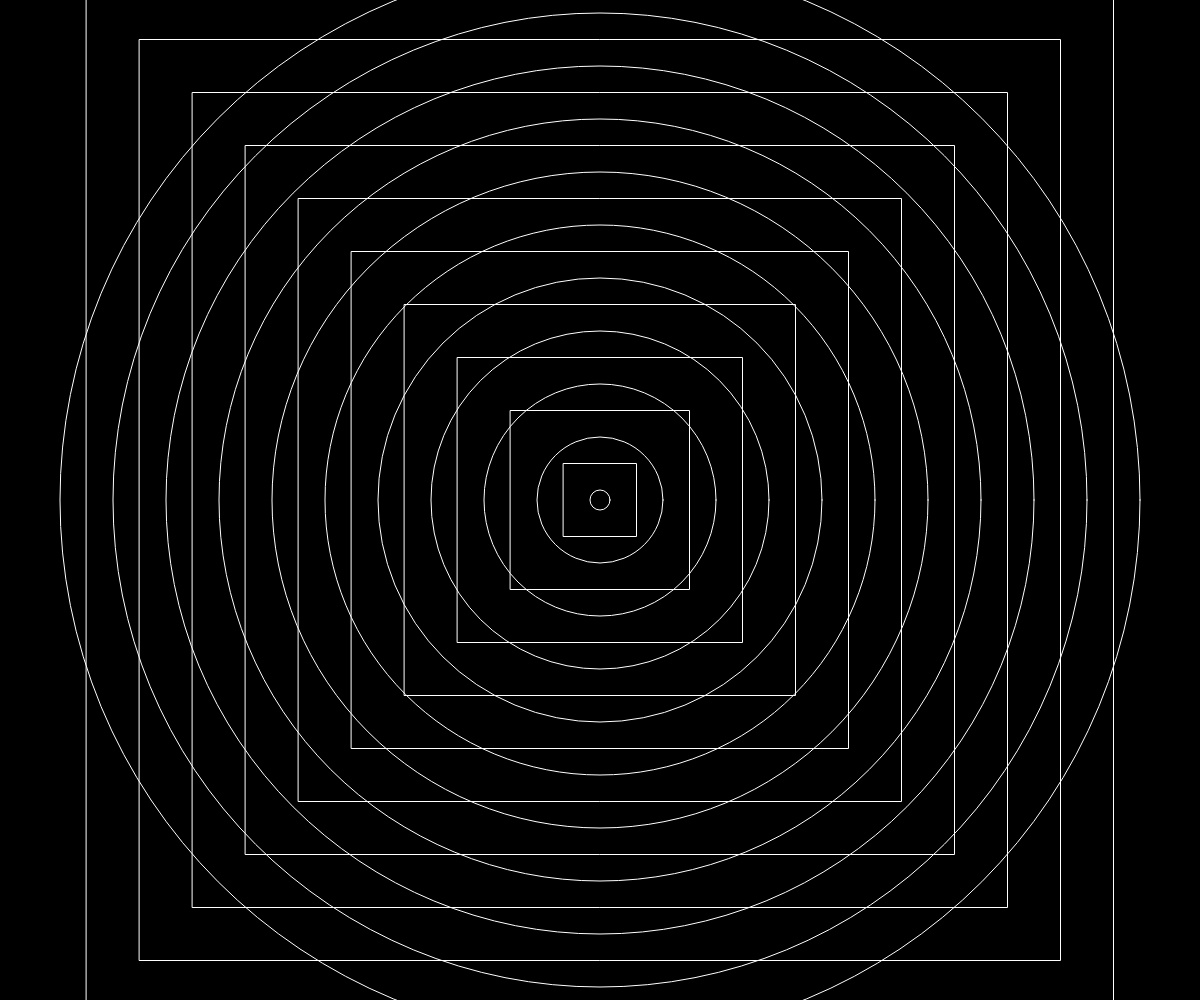
Frame 1 (no input)
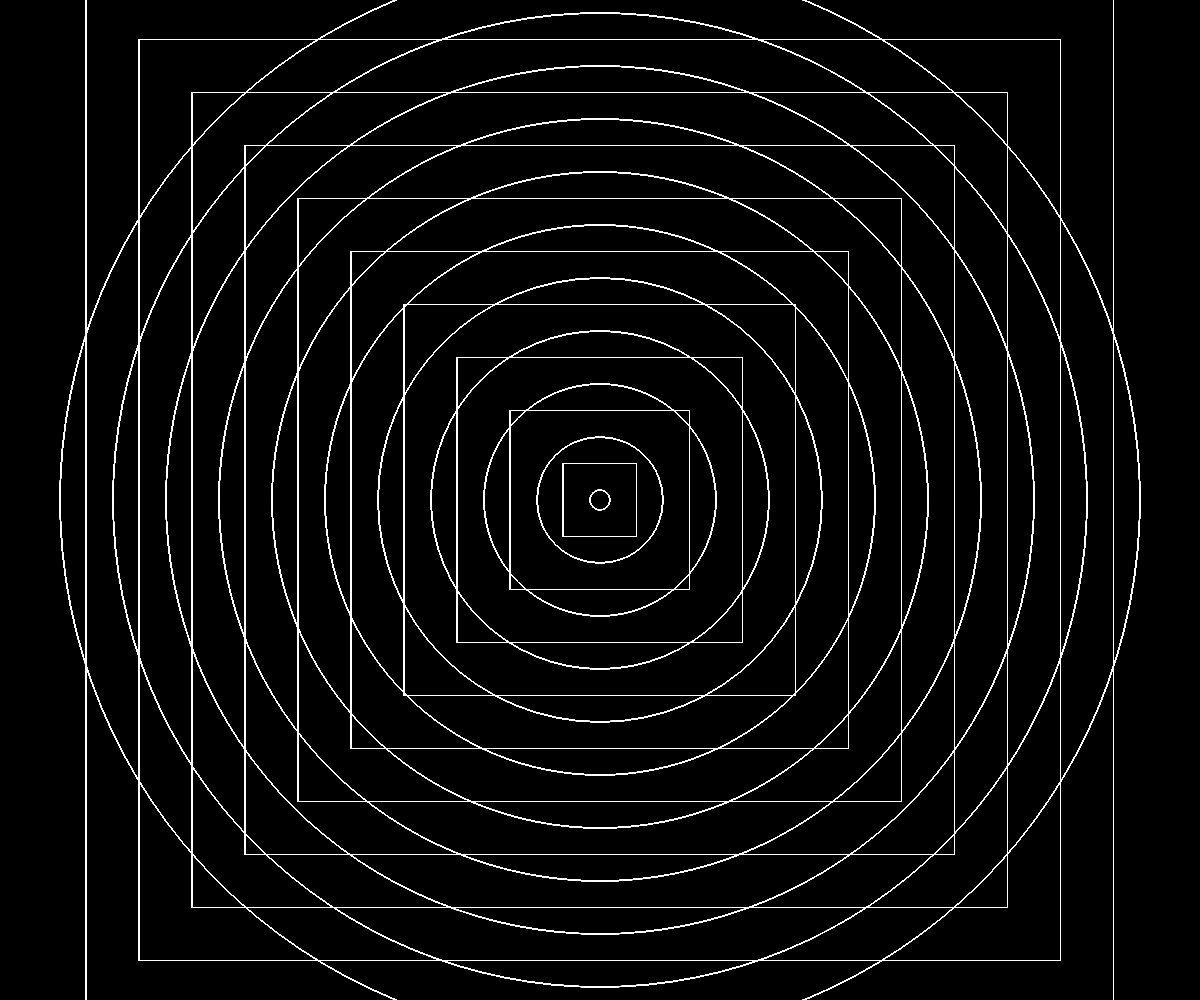
Frame 60 (no input)
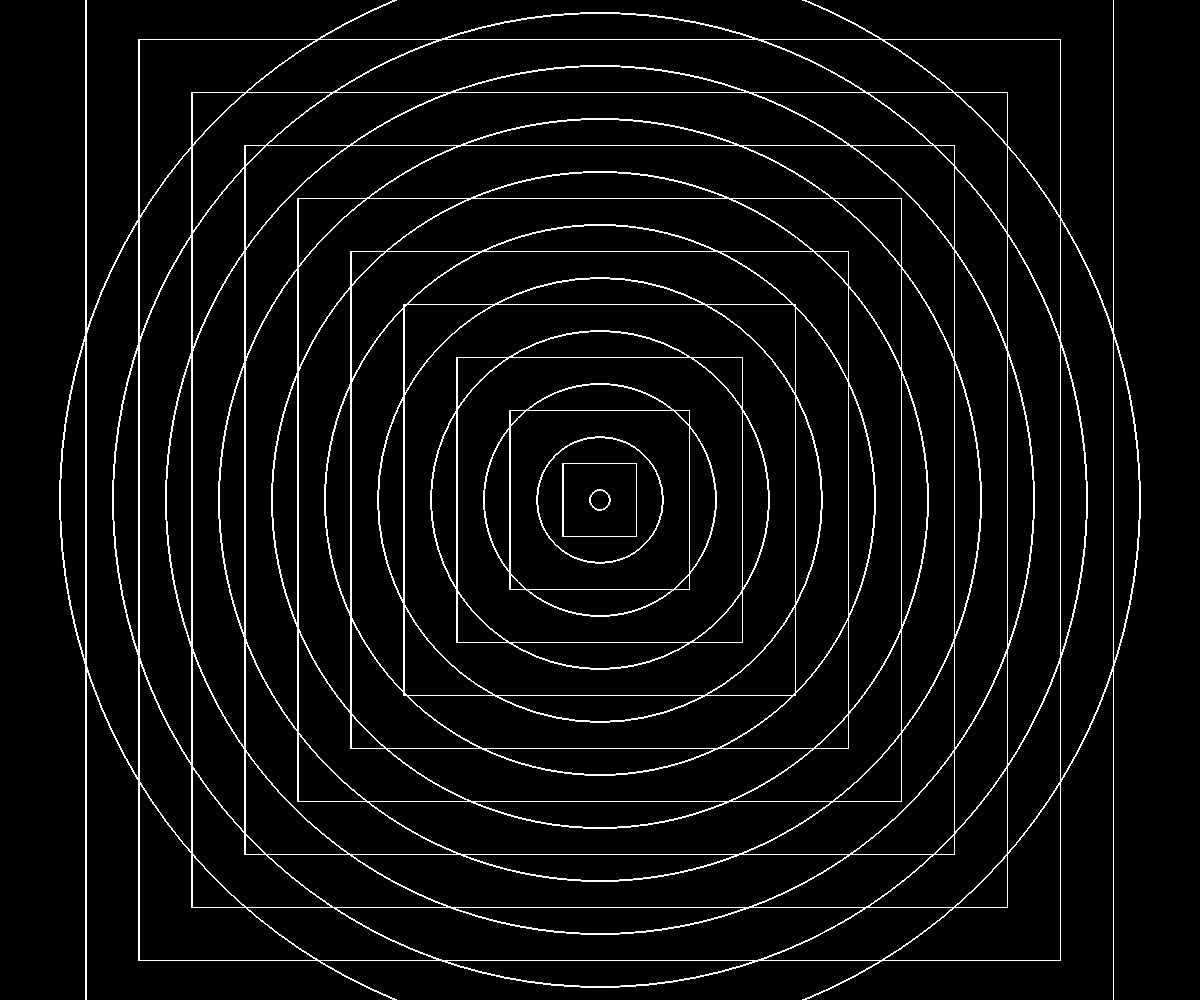
Frame 120 (the mouse pressed at the canvas centre since frame 60)

The p5.js sketch that drew these frames (run headless with seeded random() and noise() and a simulated clock; from frame 60 on, the mouse is pressed at the canvas centre):

// p5.js sketch
// ── sketch.js
let numShapes = 20; // define total number of circles
let minRadius = 20; // Radius of the smallest circle

function setup() {
  createCanvas(windowWidth, windowHeight);
  background(0);
}

function draw() {
  noFill(); // Make circles transparent
  //you might also like to play with transparency using fill(0, 20);
  stroke(255); // Set white stroke for each circle

  /* Write a while or for loop to create a pattern as shown in the image above.
   * You can use width/2 and height/2 to position the center of the circle at the center of the canvas
   * Refer to the p5 documentation to understand the usage of the ellipse() method
   */
  for (i = 0; i <= numShapes; i++) {
    // stroke(random(1,255))
    if (i % 2 == 0) {
      circle(width/2, height/2, map(i, 0, numShapes, minRadius, width*0.9));
    } else {
      rectMode(CENTER)
      square(width/2, height/2, map(i, 0, numShapes, minRadius, width*0.9));
    }
  }

}
